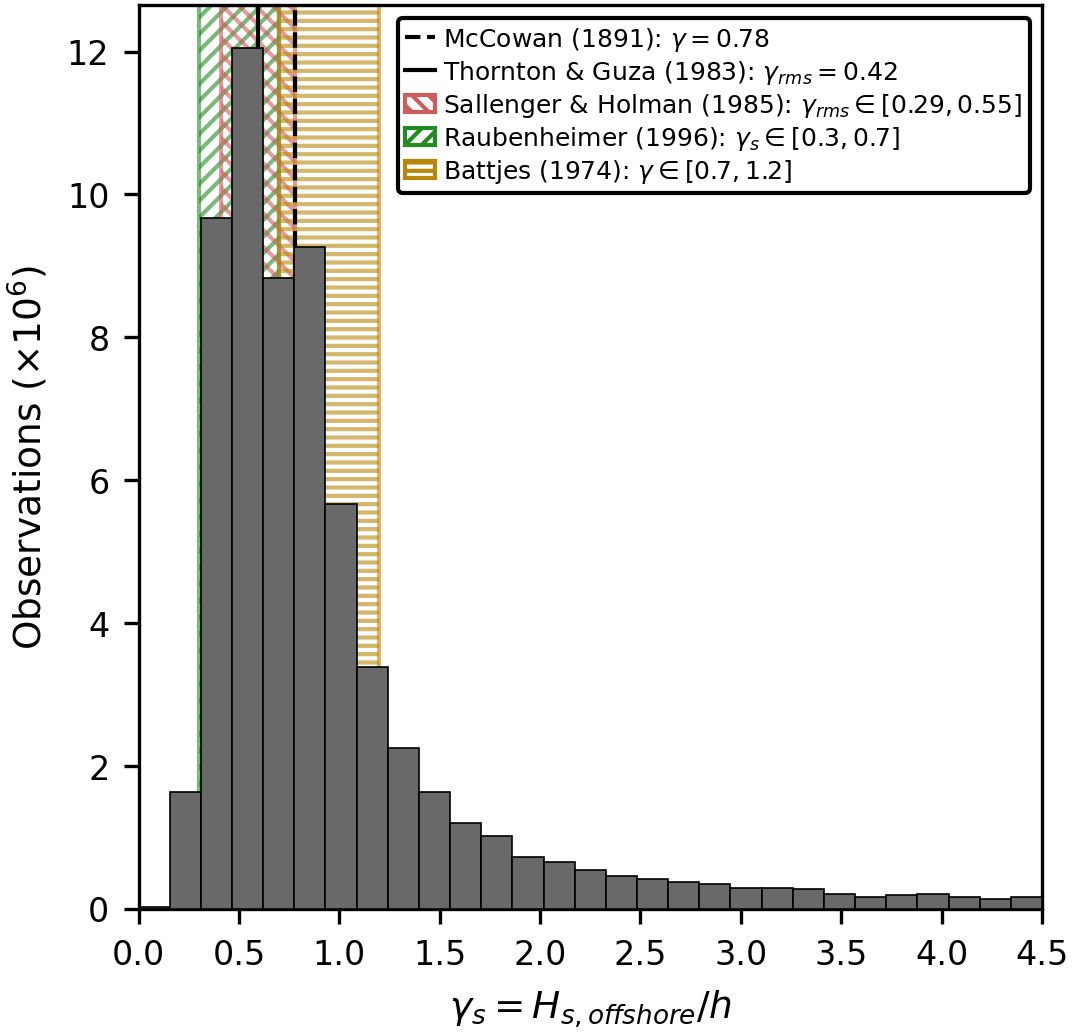

Here is the Python script that generated this plot:
"""Breaker index histogram (survey bathy): Hs/h using gridded FRF elevation-transect
surveys as the depth source, binned +/-5 m onto the survey lines. Depth = water_level -
survey_elevation (tide included). gamma_s = Hs / h (no setup). Nearest survey in time,
no fallback."""

import numpy as np
import xarray as xr
import pandas as pd
import matplotlib.pyplot as plt
import matplotlib.patches as mpatches
from pathlib import Path

from common.figure_style import apply_style, savefig, COL_W

DATA_PATH   = str(Path(__file__).parent.parent / 'combined_dunex_dataset_v2_lerp.nc')
SURVEY_PATH = str(Path(__file__).parent.parent / 'data' / 'bathy' / 'gridded_surveys.nc')
OUTPUT_PATH = str(Path(__file__).parent / '01_breaker_index_hist_survey.png')

BIN = 5.0  # m; +/-5 m alongshore band centred on each survey line (10 m bins)

PIER_MIN = 490  # m; exclude survey lines in the FRF pier alongshore band
PIER_MAX = 530


def survey_depth_binned(obs, surv):
    """Still-water depth from gridded survey transects, binned +/-BIN m onto the survey
    lines and mapped to each obs time by the nearest survey in time (no fallback).

    Returns gamma-ready arrays flattened over (time, line, xFRF):
    depth, obs_count, and per-time Hs broadcast to match.
    """
    obs_t  = pd.to_datetime(obs.time.values)
    surv_t = pd.to_datetime(surv.time.values)
    oy, ox = obs.yFRF.values, obs.xFRF.values
    wl     = obs.water_level.values
    hs     = obs.waveHs.values

    # survey lines inside the obs alongshore span, excluding the pier band
    yline = surv.yFRF.values
    keep  = ((yline >= oy.min()) & (yline <= oy.max())
             & ~((yline >= PIER_MIN) & (yline <= PIER_MAX)))
    yline = yline[keep]

    # survey elevation on the obs cross-shore grid: (survey_time, line, xFRF)
    elev = surv.elevation.interp(xFRF=ox).transpose('time', 'profile', 'xFRF').values[:, keep, :]

    # nearest survey time per obs time (strict; no fallback to non-empty slices)
    nearest = np.array([int(np.argmin(np.abs((surv_t - t).days))) for t in obs_t])

    depth  = np.full((len(obs_t), len(yline), len(ox)), np.nan)
    count  = np.full((len(obs_t), len(yline), len(ox)), np.nan)
    hs_b   = np.full((len(obs_t), len(yline), len(ox)), np.nan)
    for li, yl in enumerate(yline):
        band    = np.abs(oy - yl) <= BIN
        cnt_yx  = obs.observation_count.isel(yFRF=np.where(band)[0]).sum('yFRF').values  # (time, xFRF)
        for ti in range(len(obs_t)):
            depth[ti, li, :] = wl[ti] - elev[nearest[ti], li, :]
            count[ti, li, :] = cnt_yx[ti, :]
            hs_b[ti, li, :]  = hs[ti]

    return depth.ravel(), count.ravel(), hs_b.ravel()


def main():
    apply_style()

    obs  = xr.open_dataset(DATA_PATH)
    surv = xr.open_dataset(SURVEY_PATH)

    depth, counts, hs = survey_depth_binned(obs, surv)
    gamma_s = hs / depth
    valid   = ~(np.isnan(gamma_s) | np.isnan(counts)) & (counts > 0) & (gamma_s > 0)

    H_rms_to_Hs = np.sqrt(2)  # Hs = sqrt(2) * Hrms for Rayleigh distribution

    # McCowan (1891)
    mccowan_gamma = 0.78

    # Thornton & Guza (1983) — reported as gamma_rms; convert to gamma_s for plotting
    thornton_guza_gamma_rms = 0.42
    thornton_guza_gamma_s   = thornton_guza_gamma_rms * H_rms_to_Hs

    # Sallenger & Holman (1985) — reported as gamma_rms range; convert to gamma_s for plotting
    sallenger_holman_gamma_rms_low  = 0.29
    sallenger_holman_gamma_rms_high = 0.55
    sallenger_holman_gamma_s_low    = sallenger_holman_gamma_rms_low  * H_rms_to_Hs
    sallenger_holman_gamma_s_high   = sallenger_holman_gamma_rms_high * H_rms_to_Hs

    # Raubenheimer (1996) — reported as gamma_s range
    raubenheimer_gamma_s_low  = 0.3
    raubenheimer_gamma_s_high = 0.7

    # Battjes (1974); see related discussion in Raubenheimer.
    battjes_gamma_low  = 0.7
    battjes_gamma_high = 1.2

    fig, ax = plt.subplots(figsize=(COL_W, COL_W))

    # Background literature ranges
    ax.axvspan(raubenheimer_gamma_s_low, raubenheimer_gamma_s_high, facecolor='none', edgecolor='forestgreen',
               hatch='//////', alpha=0.6, zorder=1)
    ax.axvspan(sallenger_holman_gamma_s_low, sallenger_holman_gamma_s_high, facecolor='none', edgecolor='indianred',
               hatch='\\\\\\\\\\\\', alpha=0.6, zorder=1)
    ax.axvspan(battjes_gamma_low, battjes_gamma_high, facecolor='none', edgecolor='darkgoldenrod',
               hatch='------', alpha=0.6, zorder=1)

    # Literature lines
    ax.axvline(mccowan_gamma,       color='black', linestyle='--', linewidth=1.0, zorder=2)
    ax.axvline(thornton_guza_gamma_s, color='black', linestyle='-',  linewidth=1.0, zorder=2)

    # Histogram
    x_max = 4.5
    bins = np.linspace(0, x_max, 30)
    ax.hist(gamma_s[valid], bins=bins, weights=counts[valid],
            color='dimgray', edgecolor='black', linewidth=0.4, zorder=3)

    ax.set_xlabel(r'$\gamma_s = H_{s,offshore} / h$')
    ax.set_ylabel(r'Observations $(\times 10^6)$')
    ax.set_box_aspect(1)
    ax.yaxis.set_major_formatter(plt.FuncFormatter(lambda x, _: f'{x/1e6:.0f}'))

    ax.set_xlim(0, x_max)

    legend_elements = [
        plt.Line2D([0], [0], color='black', linestyle='--', linewidth=1.0,
                   label=rf'McCowan (1891): $\gamma = {mccowan_gamma}$'),
        plt.Line2D([0], [0], color='black', linestyle='-', linewidth=1.0,
                   label=rf'Thornton & Guza (1983): $\gamma_{{rms}} = {thornton_guza_gamma_rms}$'),
        mpatches.Patch(edgecolor='indianred', facecolor='none',
                       hatch='\\\\\\\\\\\\',
                       label=rf'Sallenger & Holman (1985): $\gamma_{{rms}} \in [{sallenger_holman_gamma_rms_low}, {sallenger_holman_gamma_rms_high}]$'),
        mpatches.Patch(edgecolor='forestgreen', facecolor='none', hatch='//////',
                       label=rf'Raubenheimer (1996): $\gamma_s \in [{raubenheimer_gamma_s_low}, {raubenheimer_gamma_s_high}]$'),
        mpatches.Patch(edgecolor='darkgoldenrod', facecolor='none', hatch='------',
                       label=rf'Battjes (1974): $\gamma \in [{battjes_gamma_low}, {battjes_gamma_high}]$'),
    ]
    ax.legend(handles=legend_elements, loc='upper right', frameon=True,
              framealpha=1.0, edgecolor='black', fontsize=6,
              borderpad=0.3, labelspacing=0.2, handletextpad=0.3, handlelength=1.2)

    fig.tight_layout(pad=0.3)
    savefig(fig, OUTPUT_PATH)

    # Summary stats
    gv, wt  = gamma_s[valid], counts[valid]
    total   = wt.sum()
    pct     = wt[(gv >= raubenheimer_gamma_s_low) & (gv <= battjes_gamma_high)].sum() / total * 100
    w_mean  = np.average(gv, weights=wt)
    si      = np.argsort(gv)
    w_med   = gv[si][np.searchsorted(np.cumsum(wt[si]), 0.5 * total)]
    hist, _ = np.histogram(gv, bins=bins, weights=wt)
    w_mode  = 0.5 * (bins[hist.argmax()] + bins[hist.argmax() + 1])
    print(f"% in [{raubenheimer_gamma_s_low}, {battjes_gamma_high}]:  {pct:.1f}%")
    print(f"Weighted mean:     {w_mean:.4f}")
    print(f"Weighted median:   {w_med:.4f}")
    print(f"Weighted mode:     {w_mode:.4f}  (bin center, width {bins[1]-bins[0]:.4f})")


if __name__ == '__main__':
    main()
